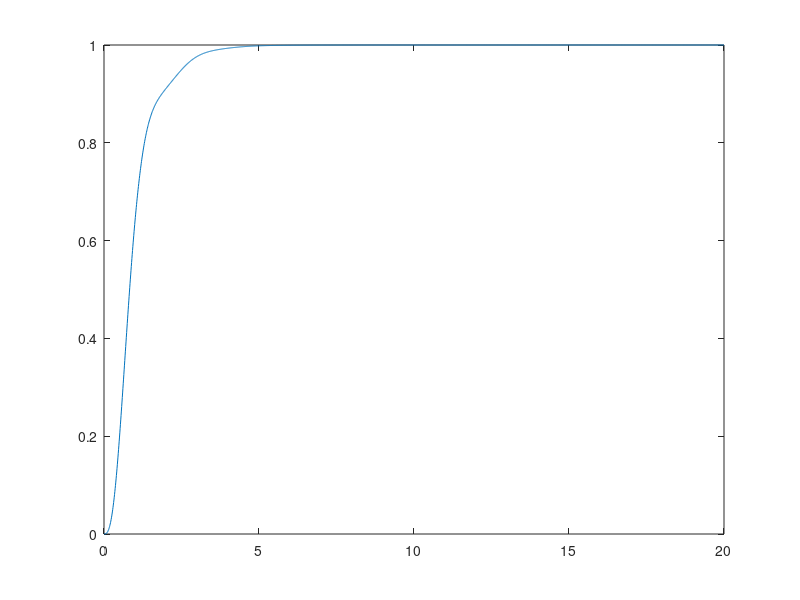

MATLAB code for this plot: (Note: this script raises an error after producing the figure.)
s=tf('s');
K=1;
Kr=0.8;
H0 = K * 20/((s+1)*(s+4));
H1 =feedback(H0, Kr);
H2 = H1 * 1/s;
H3= feedback(H2, 1);
H3.num{1}
H3.den{1}

t=0:0.01:20
y=step(H3, t)
plot(t,y)
lsiminfo(y, t, 'SettlingTimeThreshold', 0.05)

H4=feedback(1, H2);
H4.num{1}
H4.den{1}

sisotool(H0*1/s *(1+Kr*s))